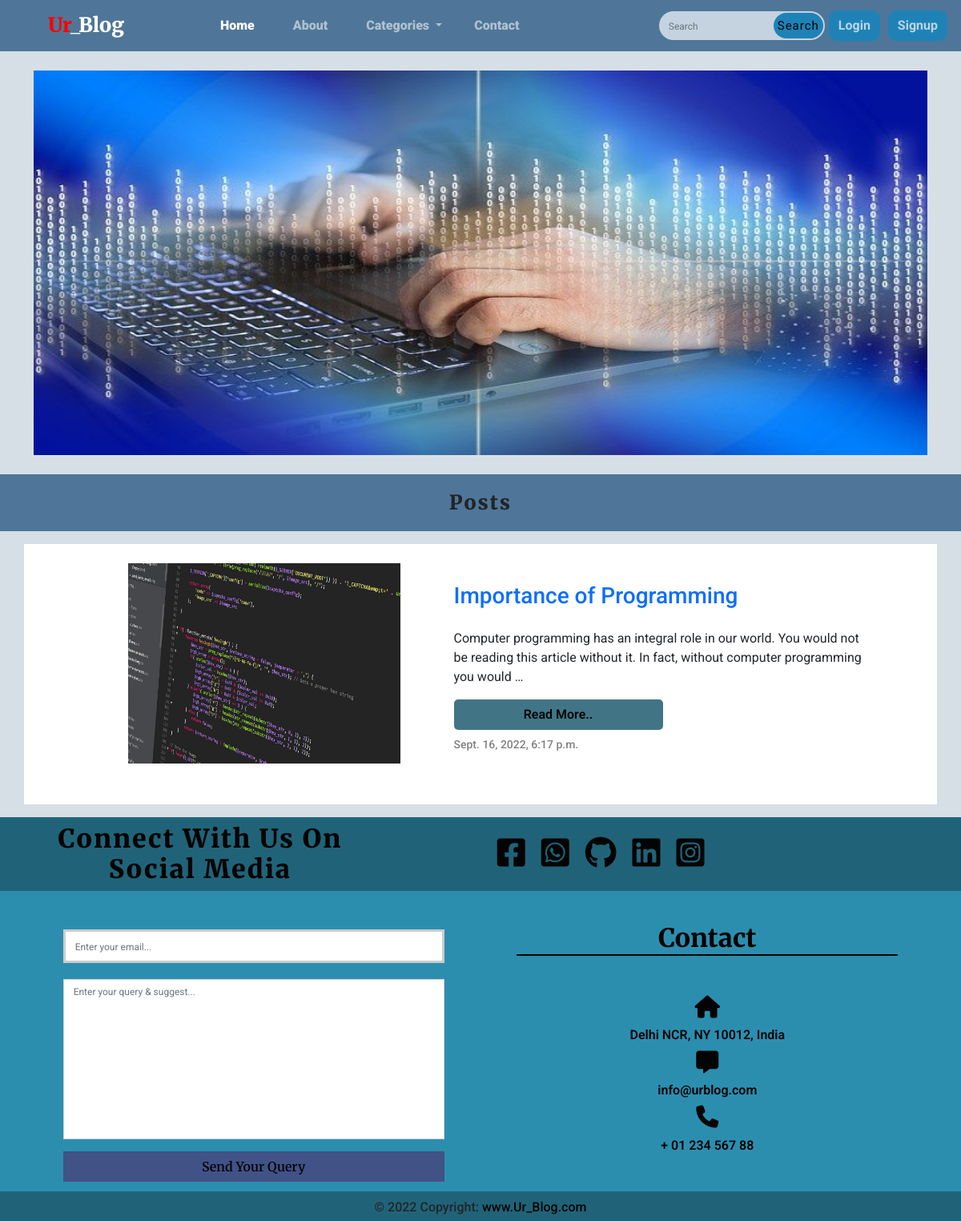
/category/programming/, run on the app's committed database.
### BlogApp/models.py (models this page shows, shortened)
class Category(models.Model):
    cat_id=models.AutoField(primary_key=True)
    title=models.CharField(max_length=50)
    description=HTMLField()
    url=models.CharField(max_length=100)
    cat_image=models.ImageField(upload_to='card_images/')
    add_date=models.DateTimeField(auto_now_add=True,null=True)

class Post(models.Model):
    post_id=models.AutoField(primary_key=True)
    category=models.ForeignKey(Category,on_delete=models.CASCADE)
    title=models.CharField(max_length=50)
    content=HTMLField()
    url=models.CharField(max_length=100)
    post_image=models.ImageField(upload_to='post_images/')
    add_date=models.DateTimeField(auto_now_add=True,null=True)

### BlogApp/views.py (the view)
# urls.py: path('category/<str:url>/',views.category,name='category'),
def category(request,url):
    cat=Category.objects.all()
    single_cate=Category.objects.get(url=url)
    poster=Post.objects.filter(category=single_cate)
    return render(request,'BlogApp/category.html',{'cat':cat,'single_cate':single_cate,'posts':poster})

### BlogApp/templates/BlogApp/category.html (shortened to what this page needs)
{% extends 'BlogApp/base.html' %}
    {% block content %}
       <div class="container">
        <div class="row mt-4">
            <div class="col-12 category-head-img">
                <img src="{{single_cate.cat_image.url}}" alt="">
            </div>
        </div>
       </div>
        <div class="alert text-center mt-4" id="category-heading" role="alert">
            Posts
        </div>
       {% if posts %}
        <div class="container">
        {% for post in posts %}
        <div class="row py-4 px-4 mb-3 justify-content-around bg-post-container">
          <div class="col-lg-4 col-12 ">
             <div class="post-card-img ms-lg-5">
              <img src="{{post.post_image.url}}" alt="">
             </div>
          </div>
          <div class="col-lg-6 col-12 my-4 post-content">
            <a href="{% url 'post' post.url %}"><h3>{{post.title}}</h3></a>
            <p>{{post.content | truncatewords:25 | safe}}</p>
            <a href="{% url 'post' post.url %}" class="btn post-btn">Read More..</a>
            <div class="comment-person">
              <p class="mt-2">{{post.add_date}}</p>
            </div>
          </div>
        </div>
        {% endfor %}
        </div>
        {% else %}
        <h3 class="text-center else">Oops !!! Sorry,there is no posts related to {{single_cate.title}} category</h3>
        {% endif %}
       {% endblock content %}

### BlogApp/templates/BlogApp/base.html (shortened to what this page needs)
<!DOCTYPE html>
{% load static %}
<html lang="en">
<head>
    <link href="https://cdn.jsdelivr.net/npm/bootstrap@5.2.0/dist/css/bootstrap.min.css" rel="stylesheet">
    <link rel="stylesheet" href="{% static 'BlogApp/css/style.css' %}">
    <link rel="stylesheet" href="https://cdnjs.cloudflare.com/ajax/libs/font-awesome/6.2.0/css/all.min.css" />
</head>
<body>
     {% include 'BlogApp/header.html' %}
    {% block content %} {% endblock content %}
     {% include 'BlogApp/footer.html' %}
</body>
</html>

### BlogApp/templates/BlogApp/header.html (shortened to what this page needs)
<nav class="navbar navbar-expand-lg navbar-dark nav-bg">
    <div class="container-fluid">
      <a class="navbar-brand ms-md-5 me-md-5 logo" href="{% url 'home' %}"><span class="span-red">Ur</span>_Blog</a>
      <div class="collapse navbar-collapse" id="navbarSupportedContent">
        <ul class="navbar-nav ms-lg-5 me-auto mb-2 mb-lg-0 nav-mid">
          <li class="nav-item mx-lg-3  mx-md-2">
            <a class="nav-link active" aria-current="page" href="{% url 'home' %}">Home</a>
          </li>
          <li class="nav-item mx-lg-3  mx-md-2">
            <a class="nav-link" href="{% url 'about' %}">About</a>
          </li>
          <li class="nav-item mx-lg-3  mx-md-2 dropdown">
            <a class="nav-link dropdown-toggle" href="#" role="button" data-bs-toggle="dropdown" aria-expanded="false">
              Categories
            </a>
          </li>
          <li class="nav-item mx-lg-2  mx-md-2">
            <a class="nav-link" href="{% url 'contact' %}">Contact</a>
          </li>
        </ul>
        <form action="{% url 'search' %}" method="POST" class="d-flex  form" role="search">
          <input class="form-control search-field " id="srch" type="search" name="search" placeholder="Search">
          <button class="search-btn " type="submit">Search</button>
        </form>
        <div id="log" class="my-sm-3 my-lg-0">
          {% if request.user.is_authenticated %}
            <a class="create-account login" href="{% url 'logout' %}">Logout</a>
          {% else %}
             {% if post_id %}
            <a class="create-account login" href="{% url 'login' post_id %}" >Login</a>
            {% else %}
            <a class="create-account login" href="{% url 'login'  'yjh' %}" >Login</a>
            <a class="create-account login" href="{% url 'signup' %}">Signup</a>
            {% endif %}
         {% endif %}
        </div>
      </div>
    </div>
  </nav>

### BlogApp/templates/BlogApp/footer.html
       <div class="container-fluid">
        <div class="row footer-box">
          <div class="col-lg-5 col-11 mt-2 text-center text-footer-h2">
              <h2>
                Connect With Us On <br>
                Social Media
              </h2>
          </div>
          <div class="col-lg-5 col-11">
              <div class="social-media-icon mt-4 mb-3 mx-auto">
                <i class="fa-brands fb-color fa-square-facebook"></i>
                <i class="fa-brands wh-color fa-square-whatsapp"></i>
                <i class="fa-brands gt-color fa-github"></i>
                <i class="fa-brands ln-color fa-linkedin"></i>
                <i class="fa-brands in-color fa-square-instagram"></i>
              </div>
          </div>
        </div>
       </div>
       <div class="container-fluid">
        <div class="row bg-footer justify-content-evenly">
            <div class="col-lg-5 col-11 mt-4 bg-footer-col">
               <div class="enquiry mt-4">
                <form action="">
                  <input type="email" name="" id="" class="form-control email-field " placeholder="Enter your email...">
                  <textarea name="Query" class="textarea-field form-control" placeholder="Enter your query & suggest..."></textarea>
                  <button  class="query-send-btn" type="submit">Send Your Query</button>
                </form>
               </div>
            </div>
            <div class="col-lg-5 col-11 mt-3">
             <div class="contact text-center mt-4 mb-5">
              <h2>Contact</h2>
              <div class="contact-detail mt-5">
                <h3><i class="fa-solid fa-house"></i></h3><h6>Delhi NCR, NY 10012, India</h6>
                <h3><i class="fa-solid fa-message"></i></h3><h6>info@urblog.com</h6>
                <h3><i class="fa-solid fa-phone"></i></h3><h6>+ 01 234 567 88</h6>
              </div>
             </div>
            </div>
        </div>
       </div>
       <div class="container-fluid">
        <div class="row">
          <div class="col-12 footer-third text-center">
            <h6>© 2022 Copyright: <a href=""> www.Ur_Blog.com</a></h6>
          </div>
        </div>
       </div>

### BlogApp/static/BlogApp/css/style.css (style rules this page uses)
* { box-sizing: border-box; font-family: 'Roboto', sans-serif; }
body { height: 1000px; background-color: rgb(215, 223, 230); }
:root { --color-white:rgb(4, 4, 4); }
.nav-bg { background-color: rgba(44, 92, 132, 0.792); }
.logo { font-family: 'Merriweather', serif; font-size: 25px; font-weight: 900; cursor:pointer; }
.span-red { color:red !important; font-family: 'Merriweather', serif; font-size: 25px; font-weight: 900; }
.nav-mid li a { font-weight:900; }
.search-btn { background-color: rgb(31, 130, 183); border-radius:30px; padding:5px 5px; border:none; position:absolute; right:2px; top:2px; color:var(--color-white); font-size: 15px; letter-spacing: 1px; transition: all .5s; }
.create-account { color:rgb(16, 27, 36); text-decoration: none; }
.login { border:2px solid transparent; padding:5px 10px; background-color: rgb(31, 130, 183); border-radius: 10px; font-weight: 700; color:rgba(227, 236, 243, 0.792); transition: all .5s; }
.search-field { width:100%; border:transparent; border-radius:30px; background-color:rgba(227, 236, 243, 0.792); }
form { position:relative; }
#log { display: flex; gap:10px; padding:0px 5px; }
#category-heading { border-radius: 0%; font-family: 'Merriweather', serif; letter-spacing: 2px; font-size:25px; font-weight:900; background-color: rgba(44, 92, 132, 0.792); }
.bg-post-container { background-color:white; }
.post-card-img { height: 250px; width:100%; }
.post-card-img img { width: 100%; height: 100%; transition: all .6s; }
.post-content { display: flex; flex-direction: column; justify-content: center; }
.post-content a { text-decoration: none; transition: all .5s; }
.post-btn { width:50%; color:var(--color-white); font-weight: 600; border-radius: 5px; text-decoration: none; padding:5px 20px; border:2px solid transparent; background-color: #417586; transition:all .5s; }
.text-footer-h2 h2 { font-family: 'Merriweather', serif; font-weight: 900; letter-spacing: 2px; color:var(--color-white); }
.social-media-icon { display: flex; gap:20px; justify-content: center; }
.social-media-icon i { font-size: 40px; }
.footer-box { background-color: #195e74f5; }
.in-color { color:var(--color-white); transition: all 0.5s; }
.wh-color { color:var(--color-white); transition: all 0.5s; }
.ln-color { color:var(--color-white); transition: all 0.5s; }
.fb-color { color:var(--color-white); transition: all 0.5s; }
.gt-color { color:var(--color-white); transition: all 0.5s; }
.bg-footer { background-color: #268badf5; }
.textarea-field { resize: none; border-radius: 0%; height:200px; margin-top: 20px; }
.email-field { border-radius: 0%; }
.query-send-btn { text-align: center; border:2px solid transparent; margin-top: 10px; background-color: #415286; color:var(--color-white); font-weight: 600; font-family: 'Merriweather', serif; padding:5px 0px; width:100%; transition:all .5s; }
.contact h2 { border-bottom: 2px solid var(--color-white); font-weight: 800; font-family: 'Merriweather', serif; color: var(--color-white); }
.contact-detail h3 { color: var(--color-white); }
.contact-detail h6 { color:var(--color-white); font-weight: 600; }
.footer-third { background-color: #195e74f5; }
.footer-third h6 a { text-decoration:none; color:var(--color-white); }
.footer-third h6 { padding-top: 10px; }
.category-head-img { height:60vh; border-radius: 20px; }
.category-head-img img { width:100%; height: 100%; }
.comment-person p { font-size: 14px; font-weight: 500; color: gray; }
.login-form form input,textarea { padding:10px; font-weight: 500; margin: 5px 0px; }
input[type="text"],input[type="password"],input[type="checkbox"],input[type="email"],textarea { border: 3px solid #ccc; transition: 0.5s; outline: none; }
::placeholder { font-size:12px; }

### data on the page
Category: cat_image (picture)
Post: post_image (picture), title "Importance of Programming", content "Computer programming has an integral role in our world. You would not be reading this article without it. In fact, without computer programming you would …", add_date "Sept. 16, 2022, 6:17 p.m."
